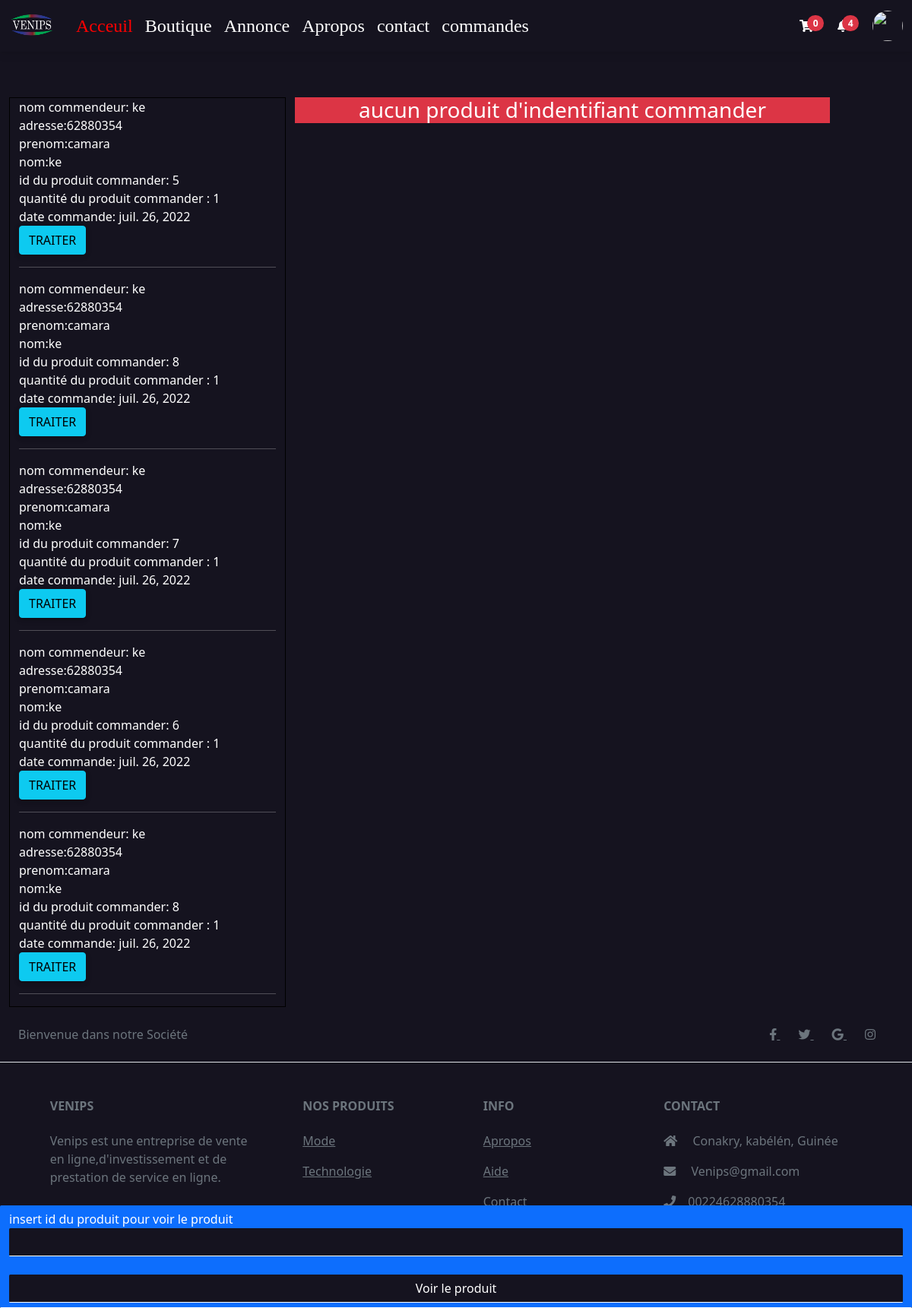
/allcommande/ (signed in), run on the app's committed database.
### boutique/models.py (models this page shows)
class commandes_alls(models.Model):
    nomusercommande_all = models.ForeignKey(Clients, on_delete=models.CASCADE)
    id_produit = models.IntegerField()
    date_commande = models.DateField(default=timezone.now)
    qt = models.IntegerField(default=1)

### acceuil/models.py (models this page shows)
class Clients (models.Model):
    nomclient=models.CharField(max_length=25,verbose_name='Nom')
    prenomclient=models.CharField(max_length=25,verbose_name='Prenom')
    emailclient=models.EmailField(max_length=45,unique=True,verbose_name='Email',error_messages={'unique':'email existe dejà'})
    nomutilisateur = models.CharField(max_length= 25,unique=True,verbose_name="Nom d'utilisateur",error_messages={'unique':'cet nom utilisateur est dejà pris'})
    motdepasse=models.CharField(max_length=8,verbose_name='mot de passe')
    motdepasse_conf=models.CharField(max_length=8,verbose_name='confirmation mot de passe')
    profil = models.ImageField(upload_to='media/profil',default='media/user.svg',error_messages={'non':'donnez une photo de profile'})
    numero = models.IntegerField(verbose_name='numero telephone')
    def __str__(self):
        return self.nomutilisateur

### donnes/views.py (the view)
# urls.py: path('allcommande/',lescommendes,name='allcommande'),
@permission_required('boutique.commandes_alls')
def lescommendes(request):
    allcommande=commandes_alls.objects.all()
    try:
        if request.method=='POST':
            id_string = request.POST['id_produit']
            id_int = int(id_string)
            correspondant = Article.objects.get(id=id_int)
            return render(request,'allcommande.html',{'allcmmd':allcommande,'img_produit':correspondant,
                                                   })
    except:
        return render(request,'allcommande.html',{'allcmmd':allcommande})
    return render(request,'allcommande.html',{'allcmmd':allcommande})

### donnes/templates/allcommande.html (shortened to what this page needs)
{% extends 'base.html' %}
{% load static %}
{% block content %}
<div class="container-fluid">
    {% include 'menu.html' %}
</div>
<div class="row container " style="margin-top: 8em;">
    <div class="col-lg-4" style="border: 1px solid black;">
        {% for i in allcmmd reversed %}
        nom commendeur: {{ i.nomusercommande_all }} <br>
        adresse:{{ i.nomusercommande_all.numero }} <br>
        prenom:{{ i.nomusercommande_all.prenomclient }} <br>
        nom:{{ i.nomusercommande_all.nomclient }} <br>
        id du produit commander: {{ i.id_produit }} <br>
        quantité du produit commander : {{ i.qt }} <br>
        date commande: {{ i.date_commande }} <br>
        <a href="{% url 'traiter' i.id %}" class="bg-info btn btn-info">Traiter</a>
        <hr>
        {% endfor %}
    </div>
    <div class="col-lg-8 text-center ">
        {% if img_produit %}
        <img src="{{ img_produit.img.url }}" alt="" class="img-fluid w-50">
        <h3 class="bg-warning"> {{img_produit.prix}} GNF</h3>
        {% else %}
        <h3 class="bg-danger">
            aucun produit d'indentifiant commander
        </h3>
        {% endif %}
    </div>
</div>
<div class="col-lg-4 ">
    <form action="" method="post" class="form-control fixed-bottom bg-primary">
        <label for="" class="text-white text-center">insert id du produit pour voir le produit</label><br>
        <input class="form-control" type="text" name="id_produit" id=""><br>
        <input class="form-control" type="submit" value="Voir le produit">
    </form>
</div>
{% include 'footer.html'%}
{% endblock%}

### static/css/css.css (style rules this page uses)
input { background-color: none; }
.form-control { display: block; width: 100%; padding: 0.375rem 0.75rem; font-size: 1rem; font-weight: 400; line-height: 1.5; color:white; background-color: rgb(21, 19 , 31); background-clip: padding-box; border-bottom: 1px solid white; border-top: none; border-right: none; border-left:none ; -webkit-appearance: none; -moz-appearance: none; appearance: none; border-radius: 0.10rem; transition: border-color 0.15s ease-in-out, box-shadow 0.15s ease-in-out; }

### data on the page
commandes_alls: nomusercommande_all "ke", nomusercommande_all.numero "62880354", nomusercommande_all.prenomclient "camara", nomusercommande_all.nomclient "ke", id_produit "5", qt "1", date_commande "juil. 26, 2022"
commandes_alls: nomusercommande_all "ke", nomusercommande_all.numero "62880354", nomusercommande_all.prenomclient "camara", nomusercommande_all.nomclient "ke", id_produit "8", qt "1", date_commande "juil. 26, 2022"
commandes_alls: nomusercommande_all "ke", nomusercommande_all.numero "62880354", nomusercommande_all.prenomclient "camara", nomusercommande_all.nomclient "ke", id_produit "7", qt "1", date_commande "juil. 26, 2022"
commandes_alls: nomusercommande_all "ke", nomusercommande_all.numero "62880354", nomusercommande_all.prenomclient "camara", nomusercommande_all.nomclient "ke", id_produit "6", qt "1", date_commande "juil. 26, 2022"
commandes_alls: nomusercommande_all "ke", nomusercommande_all.numero "62880354", nomusercommande_all.prenomclient "camara", nomusercommande_all.nomclient "ke", id_produit "8", qt "1", date_commande "juil. 26, 2022"
